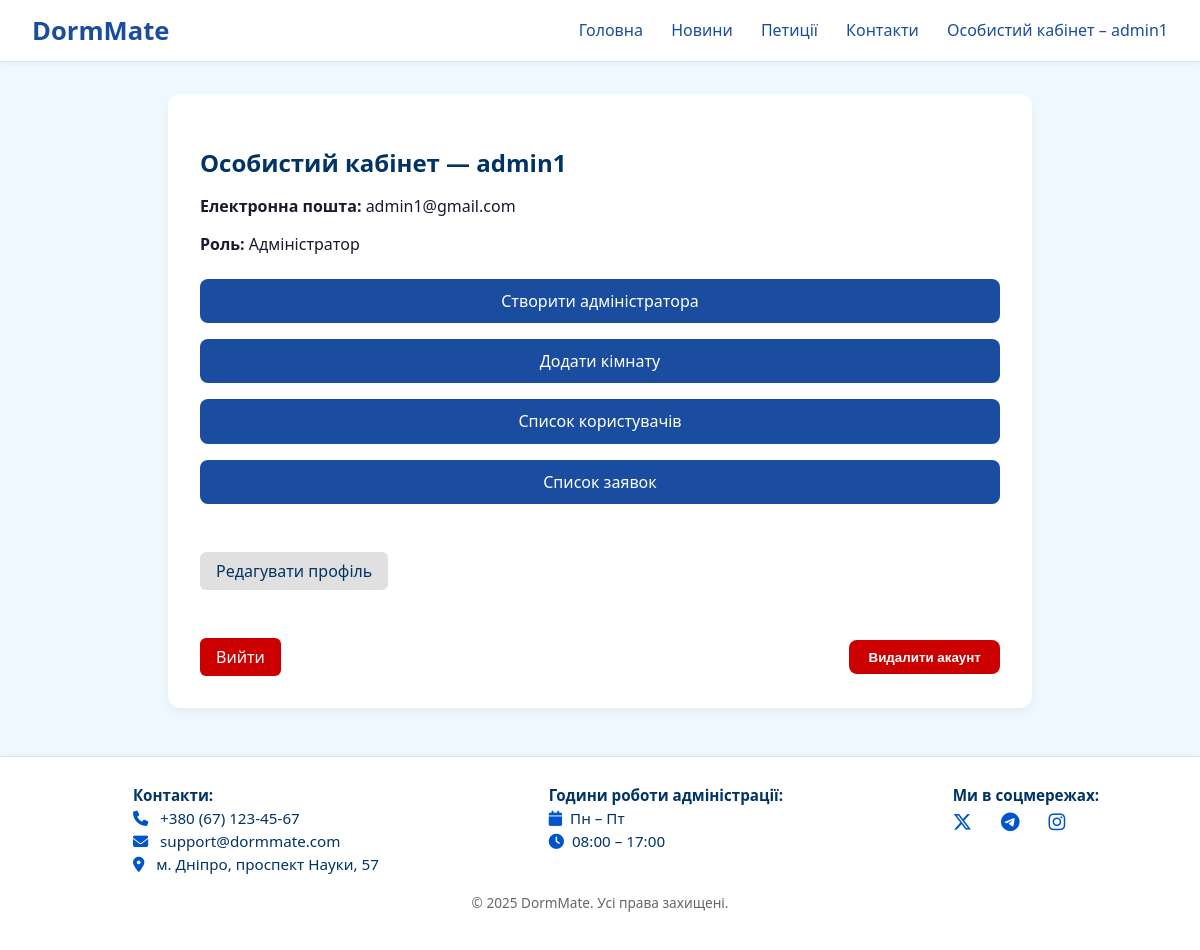
Screenshot of /accounts/account/ (signed in) with the database file from the repository.
### registration/models.py (models this page shows, shortened)
class CustomUser(AbstractUser):
    ROLE_CHOICES = (
        ('student', 'Студент'),
        ('admin', 'Адміністратор'),
    )
    email = models.EmailField(unique=True)
    role = models.CharField(max_length=10, choices=ROLE_CHOICES, default='student')
    room = models.ForeignKey(
        'rooms.Room',
        null=True,
        blank=True,
        on_delete=models.SET_NULL,
        related_name='primary_users'  # ← обязательно уникальное имя
    )

### registration/views.py (the view)
# urls.py: path('account/', views.account_view, name='account'),
@login_required
def account_view(request):
    user = request.user
    applications = None
    if user.role == "admin":
        applications = Application.objects.select_related("user").all().order_by("-id")
    return render(
        request,
        "account.html",
        {
            "user": user,
            "applications": applications,
        },
    )

### registration/templates/account.html (shortened to what this page needs)
{% extends "base.html" %}
{% block content %}
<div class="room-container">
    <h2>Особистий кабінет — {{ user.username }}</h2>
    <p><strong>Електронна пошта:</strong> {{ user.email }}</p>
    <p><strong>Роль:</strong> {{ user.get_role_display }}</p>
    {% if user.role == 'admin' %}
        <div class="admin-panel">
            <a href="{% url 'create-admin' %}" class="admin-button">Створити адміністратора</a>
            <a href="{% url 'add-room' %}" class="admin-button">Додати кімнату</a>
            <a href="{% url 'user-list' %}" class="admin-button">Список користувачів</a>
            <a href="{% url 'application-list' %}" class="admin-button">Список заявок</a>
        </div>
    {% endif %}
        <div class="account-actions"><a href="{% url 'edit-profile' %}" class="secondary-link">Редагувати профіль</a></div>
    <div class="account-actions">
        <a href="{% url 'logout' %}" class="logout-button">Вийти</a>
        <form action="{% url 'delete-account' %}" method="post" class="delete-form" onsubmit="return confirmDelete();">
            <button type="submit" class="delete-button">Видалити акаунт</button>
        </form>
    </div>
</div>
{% endblock %}

### rooms/templates/base.html (shortened to what this page needs)
{% load static %}
<!DOCTYPE html>
<html lang="uk">
<head>
    <link rel="stylesheet" href="{% static 'rooms/base.css' %}">
    <link rel="stylesheet" href="https://cdnjs.cloudflare.com/ajax/libs/font-awesome/6.5.0/css/all.min.css">
</head>
<body>
    <div class="main-wrapper">
        <nav class="navbar">
            <div class="navbar-container">
                <div class="logo"><a href="{% url 'floor-selector' %}" class="logo">DormMate</a></div>
                <div class="nav-links">
                    <a href="{% url 'floor-selector' %}">Головна</a>
                    <a href="{% url 'news-list' %}">Новини</a>
                    <a href="{% url 'petition-list' %}">Петиції</a>
                    <a href="#contacts">Контакти</a>
                    {% if user.is_authenticated %}
                        <a href="{% url 'account' %}">Особистий кабінет – {{ user.username }}</a>
                    {% else %}
                        <a href="{% url 'login' %}">Увійти</a>
                    {% endif %}
                </div>
            </div>
        </nav>
        <div class="main-content">
            {% block content %}{% endblock content %}
        </div>
        <footer class="site-footer">
            <div class="footer-container">
                <div class="footer-contact">
                    <p><strong>Контакти:</strong></p>
                    <p><i class="fas fa-phone"></i> +380 (67) 123-45-67</p>
                    <p><i class="fas fa-envelope"></i> support@dormmate.com</p>
                    <p><i class="fas fa-map-marker-alt"></i> м. Дніпро, проспект Науки, 57</p>
                </div>
                 <div class="footer-contact">
                    <p><strong>Години роботи адміністрації:</strong></p>
                    <p><i class="fas fa-calendar"></i>Пн – Пт</p>
                    <p><i class="fas fa-clock"></i>08:00 – 17:00</p>
                </div>
                <div class="footer-social">
                    <p><strong>Ми в соцмережах:</strong></p>
                    <a href="https://twitter.com" target="_blank" class="social-link">
                        <i class="fab fa-x-twitter"></i>
                    </a>
                    <a href="https://t.me" target="_blank" class="social-link">
                        <i class="fab fa-telegram-plane"></i>
                    </a>
                    <a href="https://instagram.com" target="_blank" class="social-link">
                        <i class="fab fa-instagram"></i>
                    </a>
                </div>
            </div>
            <div class="footer-bottom" id="contacts">
                <p>&copy; 2025 DormMate. Усі права захищені.</p>
            </div>
        </footer>
    </div>
</body>
</html>

### rooms/static/rooms/base.css (style rules this page uses)
body { font-family: 'Segoe UI', Tahoma, Geneva, Verdana, sans-serif; background-color: #f0f8ff; color: #1a1a2e; margin: 0; padding: 0; }
html { scroll-behavior: smooth; }
.navbar { position: sticky; top: 0; z-index: 1000; background-color: #ffffff; border-bottom: 1px solid #d9e2ef; box-shadow: 0 2px 4px rgba(0, 0, 0, 0.04); padding: 0.8rem 2rem; }
.navbar-container { display: flex; justify-content: space-between; align-items: center; max-width: 1200px; margin: 0 auto; }
.logo { font-size: 1.6rem; font-weight: bold; color: #1a4ca0; text-decoration: none; }
.nav-links a { margin-left: 1.5rem; text-decoration: none; color: #1a4ca0; font-weight: 500; transition: color 0.3s ease; }
.room-container, .content-box { max-width: 800px; margin: 2rem auto; background: white; padding: 2rem; border-radius: 12px; box-shadow: 0 4px 8px rgba(0,0,0,0.05); }
h1, h2 { color: #003366; margin-bottom: 1rem; }
.delete-button { background-color: #cc0000; color: white; border: none; padding: 0.6rem 1.2rem; border-radius: 8px; font-weight: bold; cursor: pointer; transition: background-color 0.3s ease; margin-top: 1rem; }
.secondary-link { display: inline-block; margin-top: 1rem; padding: 0.5rem 1rem; background-color: #e0e0e0; color: #003366; border-radius: 6px; text-decoration: none; font-weight: 500; transition: background-color 0.3s ease; }
.logout-button { display: inline-block; margin-top: 1rem; padding: 0.5rem 1rem; background-color: #cc0000; color: white; border-radius: 6px; text-decoration: none; font-weight: 500; transition: background-color 0.3s ease; }
html, body { height: 100%; margin: 0; padding: 0; }
body { display: flex; flex-direction: column; min-height: 100vh; }
.main-wrapper { flex: 1 0 auto; display: flex; flex-direction: column; }
.main-content { flex: 1 0 auto; padding-bottom: 1rem; }
.site-footer { flex-shrink: 0; }
.site-footer { background-color: #ffffff; border-top: 1px solid #d9e2ef; padding: 1.5rem 2rem; font-size: 0.95rem; color: #1a1a2e; box-shadow: 0 -1px 4px rgba(0, 0, 0, 0.03); margin-top: auto; }
.footer-container { display: flex; justify-content: space-around; flex-wrap: wrap; max-width: 1200px; margin: 0 auto; gap: 2rem; padding-left: 2rem; }
.footer-contact, .footer-social { flex: 1 1 1; }
.footer-contact p, .footer-social p { margin: 0.2rem 0; color: #003366; }
.footer-contact i, .footer-social i { margin-right: 0.5rem; color: #0055cc; }
.footer-social .social-link { margin-right: 1rem; font-size: 1.2rem; color: #1a4ca0; transition: color 0.3s ease; text-decoration: none; }
.footer-bottom { text-align: center; margin-top: 1rem; color: #666; font-size: 0.85rem; }
.account-actions { display: flex; justify-content: space-between; align-items: center; margin-top: 2rem; }
.logout-button { background-color: #cc0000; color: white; border: none; padding: 0.5rem 1rem; border-radius: 6px; text-decoration: none; font-weight: 500; transition: background-color 0.3s ease; }
.delete-form { margin: 0; }
.admin-panel { display: flex; flex-wrap: wrap; gap: 1rem; margin-top: 1.5rem; }
.admin-button { flex: 1 1 calc(50% - 1rem); min-width: 180px; text-align: center; background-color: #1a4ca0; color: white; padding: 0.7rem 1.2rem; border-radius: 8px; text-decoration: none; font-weight: 500; transition: background-color 0.3s ease; }

### rows the page displays
CustomUser: username "admin1", email "admin1@gmail.com", role "Адміністратор"
